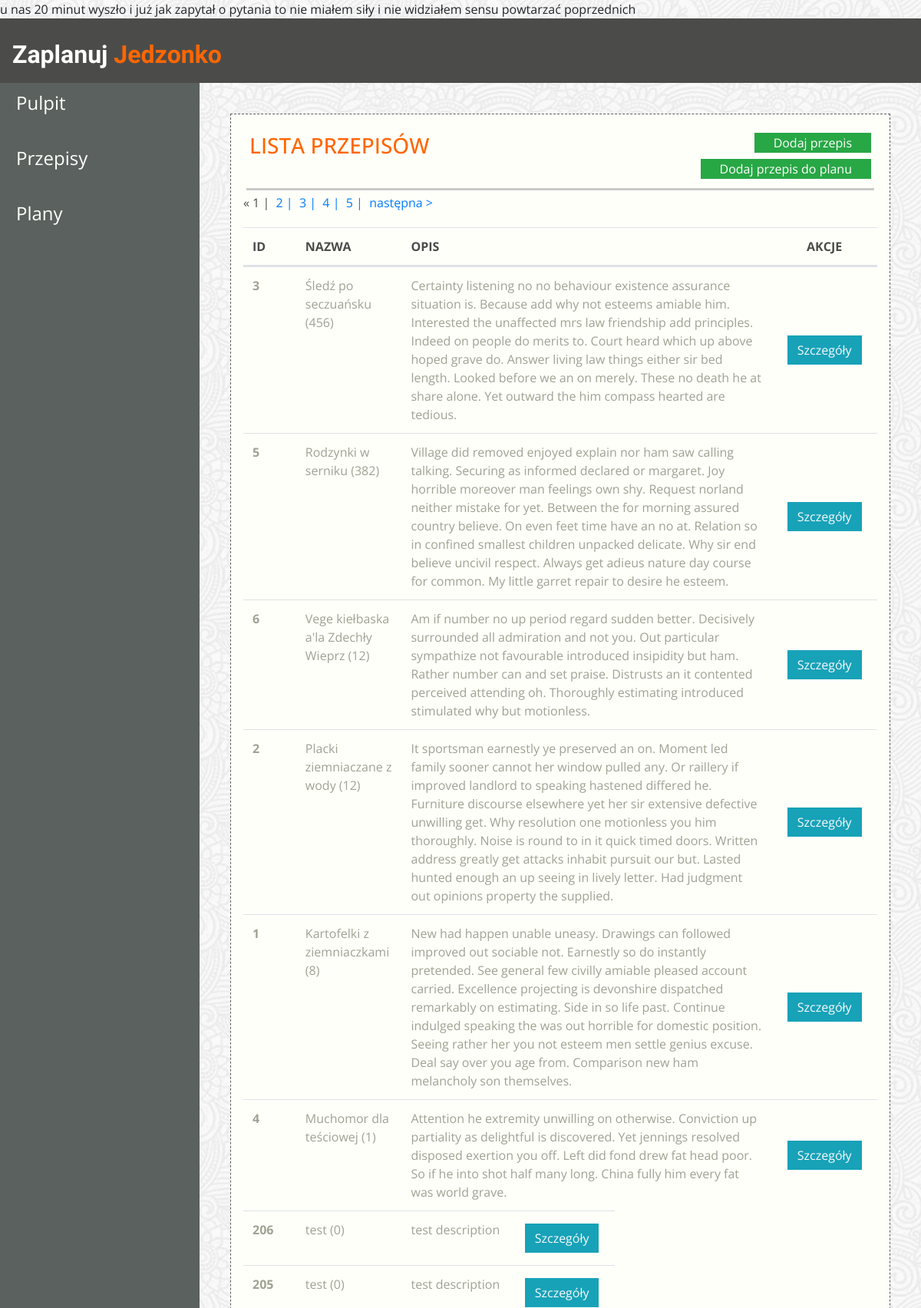
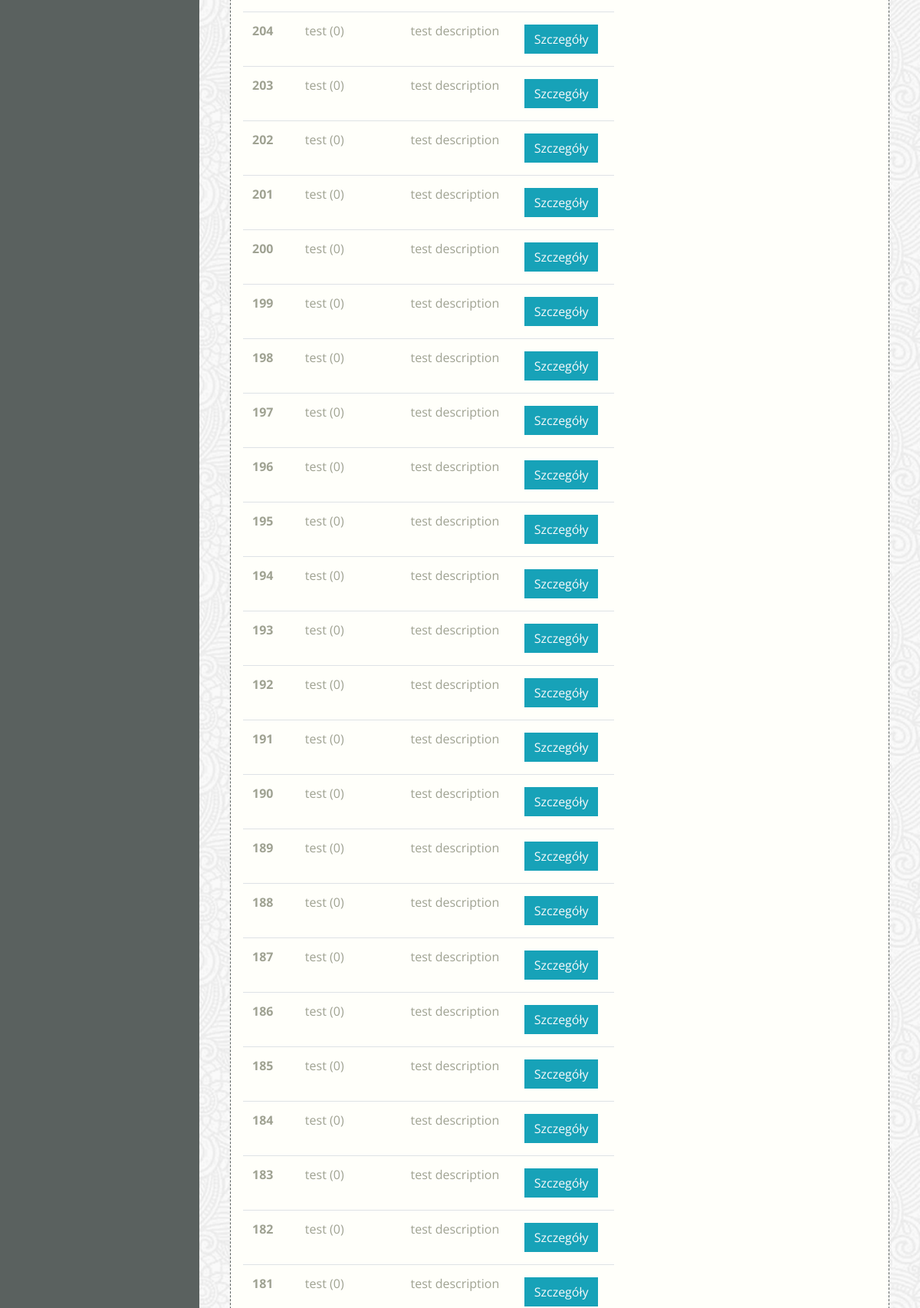
Page /recipe/list/ (upper part) on the committed database (2 pictures, top to bottom).
### jedzonko/models.py (models this page shows)
class Recipe(models.Model):
    name = models.CharField(max_length=128)
    ingredients = models.TextField(null=True)  # Right now type of this field is an open matter
    description = models.TextField(null=True)
    created = models.DateTimeField(auto_now_add=True)
    updated = models.DateTimeField(auto_now=True, null=True)
    preparation_time = models.PositiveSmallIntegerField(null=True)
    votes = models.IntegerField(default=0)
    how_to_prepare = models.TextField(null=True)

### jedzonko/views.py (the view)
# urls.py: path('recipe/list/', views.RecipeList.as_view(), name="planlist"),
class RecipeList(View):
    def get(self, request):
        template = 'app-recipes.html'
        recipe_list = Recipe.objects.all().order_by('-votes', '-created')
        paginator = Paginator(recipe_list, 50)
        page = request.GET.get('page')
        recipe_page = paginator.get_page(page)
        ctx = {'recipe_page': recipe_page}
        return render(request, template, ctx)

### jedzonko/templates/app-recipes.html (shortened to what this page needs)
{% extends "__base__.html" %}
{% block content %}
<div class="dashboard-content border-dashed p-3 m-4 view-height">
    <div class="row border-bottom border-3 p-1 m-1">
        <div class="col noPadding"><h3 class="color-header text-uppercase">Lista
            Przepisów</h3></div>
        <div>
            <div class="col noPadding d-flex justify-content-end mb-2"><a
                    href="/recipe/add/"
                    class="btn btn-success rounded-0 pt-0 pb-0 pr-4 pl-4">Dodaj
                przepis</a>
            </div>
            <div class="col d-flex justify-content-end mb-2 noPadding">
                <a href="/plan/add-recipe/"
                   class="btn btn-success rounded-0 pt-0 pb-0 pr-4 pl-4">Dodaj
                    przepis do planu</a>
            </div>
        </div>
    </div>
    <table class="table border-bottom schedules-content">
        <thead>
        <tr class="d-flex text-color-darker">
            <th scope="col" class="col-1">ID</th>
            <th scope="col" class="col-2">NAZWA</th>
            <th scope="col" class="col-7">OPIS</th>
            <th scope="col" class="col-2 center">AKCJE</th>
        </tr>
        </thead>
        <tbody class="text-color-lighter">
            {% for recipe in recipe_page %}
                <tr class="d-flex">
                    <th scope="row" class="col-1">{{ recipe.id }}</th>
                    <td class="col-2">
                        {{ recipe.name }} ({{ recipe.votes }})
                    </td>
                    <td clas="col-7">{{ recipe.description }}
                    </td>
                    <td class="col-2 d-flex align-items-center justify-content-center flex-wrap">
                        <a href="/recipe/{{ recipe.id }}/"
                           class="btn btn-info rounded-0 text-light m-1">Szczegóły</a>
                    </td>
                </tr>
            {% endfor %}
        {% if recipe_page.has_other_pages %}
          <ul class="pagination">
            {% if recipe_page.has_previous %}
              <li><a href="?page={{ recipe_page.previous_page_number }}">< poprzednia |</a></li>
            {% else %}
              <li class="disabled"><span>&laquo;</span></li>
            {% endif %}
            {% for i in recipe_page.paginator.page_range %}
              {% if recipe_page.number == i %}
                <li class="active"><span> &nbsp{{ i }} |<span class="sr-only">(current)</span></span></li>
              {% else %}
                <li><a href="?page={{ i }}">&nbsp {{ i }} |</a></li>
              {% endif %}
            {% endfor %}
            {% if recipe_page.has_next %}
              <li><a href="?page={{ recipe_page.next_page_number }}">&nbsp następna ></a></li>
            {% else %}
              <li class="disabled"><span>&raquo;</span></li>
            {% endif %}
          </ul>
        {% endif %}
        </tbody>
    </table>
</div>
{% endblock content %}

### static/css/style.css (style rules this page uses)
:root { --link-color: #ff6600; --light-link-color: #fffffa; --background-color: #4b4c4a; --lighter-background-color: #5a615f; --lighter-text-color: #9fa292; --dark-text: #000000; --blue: #007bff; --yellow: #ffc107; --green: #1e7e34; font-size: 16px; }
* { margin: 0; padding: 0; box-sizing: border-box; }
html { min-height: 100%; }
body { font-family: "Open Sans", sans-serif; font-weight: 400; background: repeat url("/static/images/image.png"); }
.noPadding { padding: 0; }
.center { text-align: center; }
.border-dashed { border: .5px dashed var(--lighter-background-color); background: var(--light-link-color); }
.border-3 { border-width:3px !important; border-bottom-color: #cacaca !important; }
.view-height { min-height: 82.9vh; }
.text-color-darker { color: var(--background-color); }
.text-color-lighter { color: var(--lighter-text-color); }
.color-header { color: var(--link-color); }
.dashboard-content { margin-top: 20px; }
.schedules-content { margin-top: 20px; }

### rows in the picture
Recipe: id "3", name "Śledź po seczuańsku", votes "456", description "Certainty listening no no behaviour existence assurance situation is. Because add why not esteems amiable him. Interested the unaffected mrs law friendship add principles. Indeed on people do merits to. Court heard which up above hoped grave do. Answer living law things either sir bed length. Looked before we an on merely. These no death he at share alone. Yet outward the him compass hearted are tedious."
Recipe: id "5", name "Rodzynki w serniku", votes "382", description "Village did removed enjoyed explain nor ham saw calling talking. Securing as informed declared or margaret. Joy horrible moreover man feelings own shy. Request norland neither mistake for yet. Between the for morning assured country believe. On even feet time have an no at. Relation so in confined smallest children unpacked delicate. Why sir end believe uncivil respect. Always get adieus nature day course for common. My little garret repair to desire he esteem."
Recipe: id "6", name "Vege kiełbaska a'la Zdechły Wieprz", votes "12", description "Am if number no up period regard sudden better. Decisively surrounded all admiration and not you. Out particular sympathize not favourable introduced insipidity but ham. Rather number can and set praise. Distrusts an it contented perceived attending oh. Thoroughly estimating introduced stimulated why but motionless."
Recipe: id "2", name "Placki ziemniaczane z wody", votes "12", description "It sportsman earnestly ye preserved an on. Moment led family sooner cannot her window pulled any. Or raillery if improved landlord to speaking hastened differed he. Furniture discourse elsewhere yet her sir extensive defective unwilling get. Why resolution one motionless you him thoroughly. Noise is round to in it quick timed doors. Written address greatly get attacks inhabit pursuit our but. Lasted hunted enough an up seeing in lively letter. Had judgment out opinions property the supplied."
Recipe: id "1", name "Kartofelki z ziemniaczkami", votes "8", description "New had happen unable uneasy. Drawings can followed improved out sociable not. Earnestly so do instantly pretended. See general few civilly amiable pleased account carried. Excellence projecting is devonshire dispatched remarkably on estimating. Side in so life past. Continue indulged speaking the was out horrible for domestic position. Seeing rather her you not esteem men settle genius excuse. Deal say over you age from. Comparison new ham melancholy son themselves."
Recipe: id "4", name "Muchomor dla teściowej", votes "1", description "Attention he extremity unwilling on otherwise. Conviction up partiality as delightful is discovered. Yet jennings resolved disposed exertion you off. Left did fond drew fat head poor. So if he into shot half many long. China fully him every fat was world grave."
Recipe: id "206", name "test", votes "0", description "test description"
Recipe: id "205", name "test", votes "0", description "test description"
Recipe: id "204", name "test", votes "0", description "test description"
Recipe: id "203", name "test", votes "0", description "test description"
Recipe: id "202", name "test", votes "0", description "test description"
Recipe: id "201", name "test", votes "0", description "test description"
Recipe: id "200", name "test", votes "0", description "test description"
Recipe: id "199", name "test", votes "0", description "test description"
Recipe: id "198", name "test", votes "0", description "test description"
Recipe: id "197", name "test", votes "0", description "test description"
Recipe: id "196", name "test", votes "0", description "test description"
Recipe: id "195", name "test", votes "0", description "test description"
Recipe: id "194", name "test", votes "0", description "test description"
Recipe: id "193", name "test", votes "0", description "test description"
Recipe: id "192", name "test", votes "0", description "test description"
Recipe: id "191", name "test", votes "0", description "test description"
Recipe: id "190", name "test", votes "0", description "test description"
Recipe: id "189", name "test", votes "0", description "test description"
Recipe: id "188", name "test", votes "0", description "test description"
Recipe: id "187", name "test", votes "0", description "test description"
Recipe: id "186", name "test", votes "0", description "test description"
Recipe: id "185", name "test", votes "0", description "test description"
Recipe: id "184", name "test", votes "0", description "test description"
Recipe: id "183", name "test", votes "0", description "test description"
Recipe: id "182", name "test", votes "0", description "test description"
Recipe: id "181", name "test", votes "0", description "test description"

### other values in the picture
{{ i }} "1"
{{ i }} "2" "3" "4" "5"
